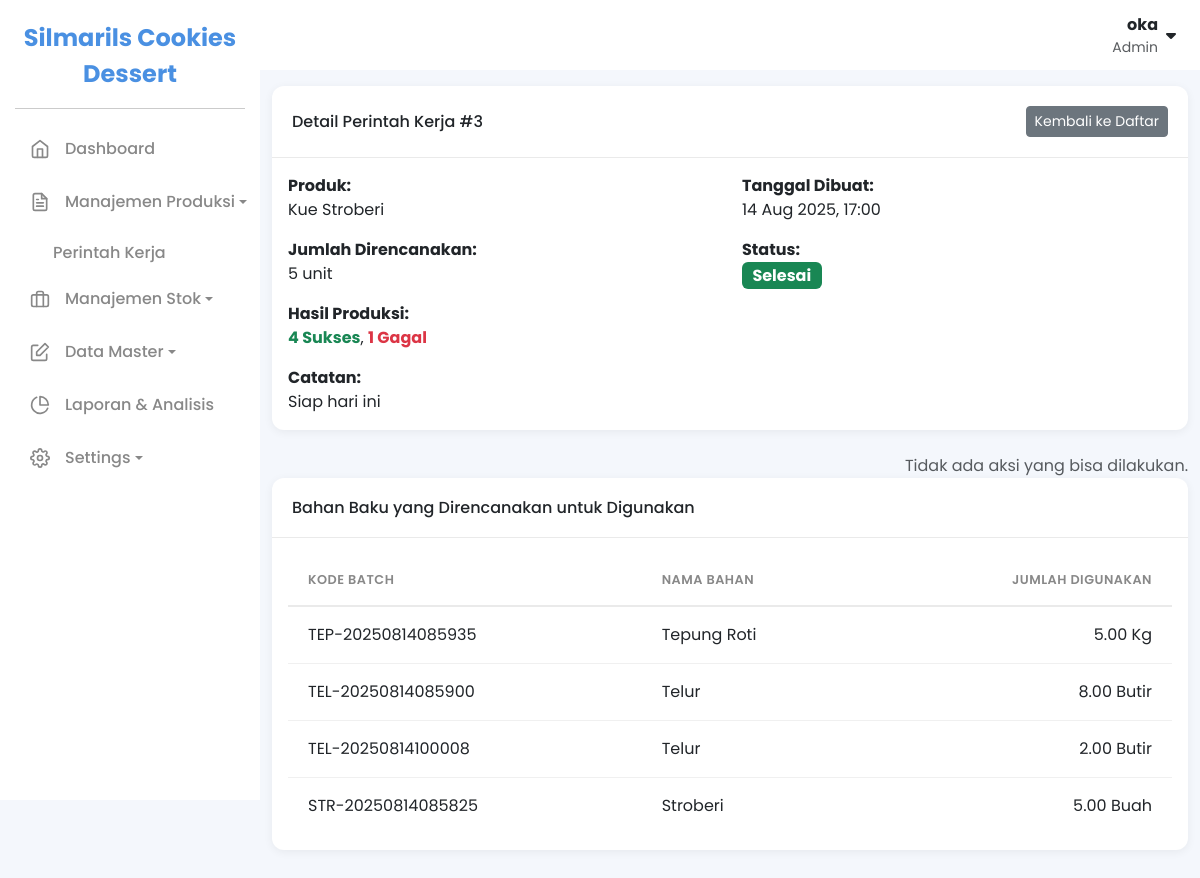
Page /index.php?page=produksi_detail&id=3 (signed in) on the committed database.
### tables this page shows
CREATE TABLE `perintah_kerja` (
  `id_perintah_kerja` int NOT NULL,
  `id_produk` int NOT NULL,
  `jumlah_direncanakan` int NOT NULL,
  `jumlah_sukses` int DEFAULT NULL,
  `jumlah_gagal` int DEFAULT NULL,
  `tanggal_dibuat` datetime NOT NULL DEFAULT CURRENT_TIMESTAMP,
  `tanggal_dimulai` datetime DEFAULT NULL,
  `tanggal_selesai` datetime DEFAULT NULL,
  `status` enum('Direncanakan','Berlangsung','Selesai','Dibatalkan') NOT NULL,
  `catatan` text
);

CREATE TABLE `produk` (
  `id_produk` int NOT NULL,
  `nama_produk` varchar(100) NOT NULL,
  `masa_simpan_hari` int NOT NULL DEFAULT '0' COMMENT 'Umur simpan produk dalam hari',
  `catatan` text,
  `foto_produk` varchar(255) DEFAULT NULL
);

CREATE TABLE `perintah_kerja_penggunaan_batch` (
  `id_penggunaan` int NOT NULL,
  `id_perintah_kerja` int NOT NULL,
  `kode_batch_bahan` varchar(50) NOT NULL,
  `jumlah_digunakan` decimal(10,2) NOT NULL
);

CREATE TABLE `bahan_baku` (
  `id_bahan_baku` int NOT NULL,
  `nama_bahan` varchar(100) NOT NULL,
  `satuan` varchar(20) NOT NULL,
  `stok` int NOT NULL DEFAULT '0',
  `stok_minimum` int NOT NULL DEFAULT '0'
);

### pages/produksi_detail.php (the view, shortened to what this page needs)
<?php
$id_perintah_kerja = filter_input(INPUT_GET, 'id', FILTER_VALIDATE_INT);
$stmt_pk = $pdo->prepare("
    SELECT pk.*, p.nama_produk
    FROM perintah_kerja pk
    JOIN produk p ON pk.id_produk = p.id_produk
    WHERE pk.id_perintah_kerja = ?
");
$stmt_pk->execute([$id_perintah_kerja]);
$pk = $stmt_pk->fetch(PDO::FETCH_ASSOC);
$stmt_bahan = $pdo->prepare("
    SELECT pp.kode_batch_bahan, bb.nama_bahan, bb.satuan, pp.jumlah_digunakan
    FROM perintah_kerja_penggunaan_batch pp
    JOIN stok_batch sb ON pp.kode_batch_bahan = sb.kode_batch
    JOIN bahan_baku bb ON sb.id_bahan_baku = bb.id_bahan_baku
    WHERE pp.id_perintah_kerja = ?
");
$stmt_bahan->execute([$id_perintah_kerja]);
$bahan_list = $stmt_bahan->fetchAll(PDO::FETCH_ASSOC);
?>
<div class="container-fluid py-3">
    <div class="card mb-4">
        <div class="card-header d-flex justify-content-between align-items-center">
            <h6 class="m-0">Detail Perintah Kerja #<?php echo htmlspecialchars($pk['id_perintah_kerja']); ?></h6>
            <a href="index.php?page=produksi_daftar" class="btn btn-secondary btn-sm">Kembali ke Daftar</a>
        </div>
        <div class="card-body">
    <div class="row">
        <div class="col-md-6">
            <p class="mb-3">
                <strong>Produk:</strong><br>
                <?php echo htmlspecialchars($pk['nama_produk']); ?>
            </p>
            <p class="mb-3">
                <strong>Jumlah Direncanakan:</strong><br>
                <?php echo number_format($pk['jumlah_direncanakan']); ?> unit
            </p>
            <?php if ($pk['status'] == 'Selesai'): ?>
                <p class="mb-3">
                    <strong>Hasil Produksi:</strong><br>
                    <span class="text-success fw-bold"><?php echo htmlspecialchars($pk['jumlah_sukses']); ?> Sukses</span>,
                    <span class="text-danger fw-bold"><?php echo htmlspecialchars($pk['jumlah_gagal']); ?> Gagal</span>
                </p>
            <?php endif; ?>
        </div>
        <div class="col-md-6">
            <p class="mb-3">
                <strong>Tanggal Dibuat:</strong><br>
                <?php echo date('d M Y, H:i', strtotime($pk['tanggal_dibuat'])); ?>
            </p>
            <p class="mb-3">
                <strong>Status:</strong><br>
                <?php
                    $status = $pk['status'];
                    $badge_class = 'bg-secondary';
                    if ($status == 'Selesai') $badge_class = 'bg-success';
                ?>
                <span class="badge <?php echo $badge_class; ?> fs-6"><?php echo htmlspecialchars($status); ?></span>
            </p>
        </div>
        <?php if (!empty($pk['catatan'])): ?>
        <div class="col-12">
             <p class="mb-0">
                 <strong>Catatan:</strong><br>
                 <?php echo nl2br(htmlspecialchars($pk['catatan'])); ?>
             </p>
        </div>
        <?php endif; ?>
    </div>
</div>
        </div>
        <div class="card-footer text-end">
    <?php if ($pk['status'] == 'Direncanakan'): ?>
        <form action="index.php?page=produksi_aksi_mulai" method="POST" class="d-inline">
            <input type="hidden" name="id_perintah_kerja" value="<?php echo $pk['id_perintah_kerja']; ?>">
            <button type="submit" class="btn btn-success" onclick="return confirm('Anda yakin ingin memulai produksi ini? Stok bahan baku akan langsung dikurangi dan tidak dapat dibatalkan.')">
                Mulai Produksi & Kurangi Stok
            </button>
        </form>
        <?php else: ?>
        <p class="mb-0 text-muted">Tidak ada aksi yang bisa dilakukan.</p>
    <?php endif; ?>
</div>
    <div class="card">
        <div class="card-header">
            <h6 class="m-0">Bahan Baku yang Direncanakan untuk Digunakan</h6>
        </div>
        <div class="card-body">
            <div class="table-responsive">
                <table class="table-modern">
                    <thead>
                        <tr>
                            <th>Kode Batch</th>
                            <th>Nama Bahan</th>
                            <th class="text-end">Jumlah Digunakan</th>
                        </tr>
                    </thead>
                    <tbody>
                        <?php foreach($bahan_list as $bahan): ?>
                        <tr>
                            <td><?php echo htmlspecialchars($bahan['kode_batch_bahan']); ?></td>
                            <td><?php echo htmlspecialchars($bahan['nama_bahan']); ?></td>
                            <td class="text-end"><?php echo number_format($bahan['jumlah_digunakan'], 2) . ' ' . htmlspecialchars($bahan['satuan']); ?></td>
                        </tr>
                        <?php endforeach; ?>
                    </tbody>
                </table>
            </div>
        </div>
    </div>
</div>

### assets/css/style.css (style rules this page uses)
:root { --primary-color: #4a90e2; --sidebar-bg: #ffffff; --body-bg: #f4f7fc; --card-bg: #ffffff; --text-color: #333333; --text-muted: #888888; --sidebar-width: 260px; --border-radius: 12px; --shadow: 0 4px 20px rgba(0, 0, 0, 0.05); --shadow: 0 2px 10px rgba(0, 0, 0, 0.06); }
body { background-color: var(--body-bg); font-family: "Poppins", sans-serif; color: var(--text-color); }
.card { border: none; border-radius: var(--border-radius); box-shadow: var(--shadow); margin-bottom: 1.5rem; }
.card-header { background-color: transparent; border-bottom: 1px solid #eaeaea; padding: 1.25rem; font-weight: 600; }
.table-modern { width: 100%; }
.table-modern thead th { border: none; border-bottom: 2px solid #eaeaea; text-transform: uppercase; color: var(--text-muted); font-size: 0.8rem; font-weight: 600; letter-spacing: 0.5px; padding: 1rem 1.25rem; text-align: left; }
.table-modern tbody td { border: none; border-bottom: 1px solid #f0f0f0; padding: 1rem 1.25rem; vertical-align: middle; }
.table-modern tbody tr:last-child td { border-bottom: none; }

### rows in the picture
perintah_kerja: id_perintah_kerja "3", id_produk.nama_produk "Kue Stroberi", jumlah_direncanakan "5", jumlah_sukses "4", jumlah_gagal "1", tanggal_dibuat "14 Aug 2025, 17:00", status "Selesai", catatan "Siap hari ini"
perintah_kerja_penggunaan_batch: kode_batch_bahan "TEP-20250814085935", bahan_baku.nama_bahan "Tepung Roti", jumlah_digunakan "5.00", bahan_baku.satuan "Kg"
perintah_kerja_penggunaan_batch: kode_batch_bahan "TEL-20250814085900", bahan_baku.nama_bahan "Telur", jumlah_digunakan "8.00", bahan_baku.satuan "Butir"
perintah_kerja_penggunaan_batch: kode_batch_bahan "TEL-20250814100008", bahan_baku.nama_bahan "Telur", jumlah_digunakan "2.00", bahan_baku.satuan "Butir"
perintah_kerja_penggunaan_batch: kode_batch_bahan "STR-20250814085825", bahan_baku.nama_bahan "Stroberi", jumlah_digunakan "5.00", bahan_baku.satuan "Buah"

### other values in the picture
$settings['nama_website'] "Silmarils Cookies Dessert"
$_SESSION['nama_lengkap'] "oka"
$_SESSION['role'] "Admin"
